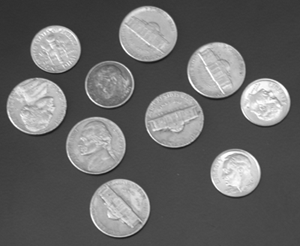
%> input picture coins.png, 300 x 246 px
$ octave test1.m   (GNU Octave 9; MATLAB toolbox functions it lacks are replaced by stand-ins)
%> lines starting %> are read from the running program, lines starting %| are printed output that depends on the picture
close all;
I= double(imread ('coins.png'));
%> I: size 246x300 double; min 23, max 255, mean 103; mean of the top-left, top-right, bottom-left and bottom-right quarters 105.4, 110.5, 103.3, 92.7
image(I+500);
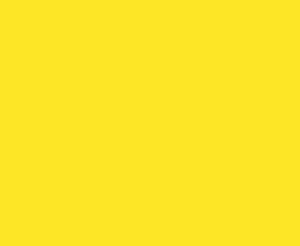
%> displayed picture: size 246x300x3, on the screen's scale of 0 to 255; mean R, G, B 253, 231, 37
mesh(I);
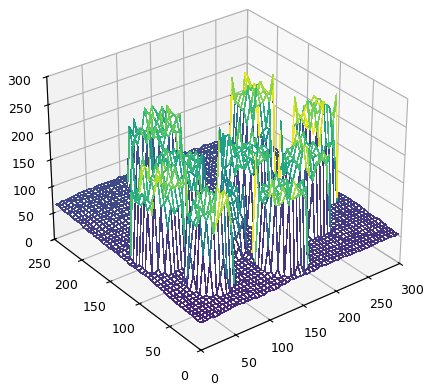
%> figure redrawn from the program's plot data
imshow(uint8(I));
